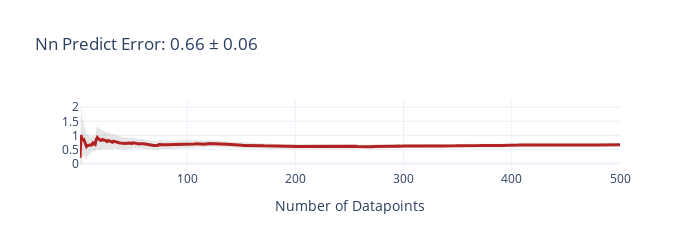
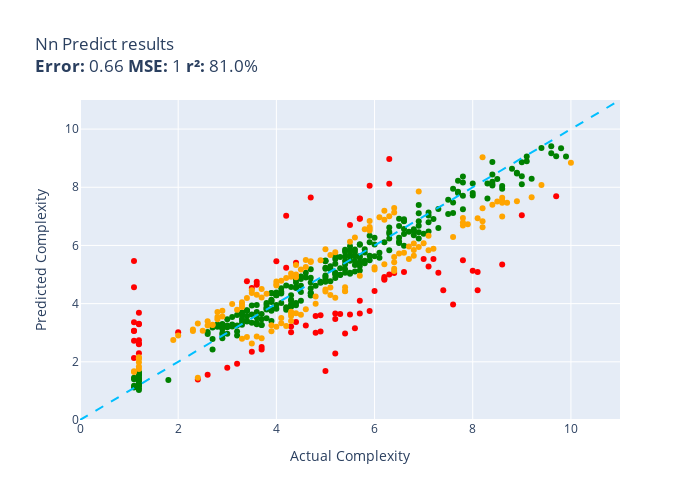

Source (notebook cell) for these figures, in order:
### Code cell
def nn_predict(data):
  model.eval()
  with torch.no_grad():
    input = normalise_features(data)['features']
    output = model(torch.tensor(input).float())
    return output[0].item()
  
evaluate(nn_predict, test_ds)

### Figure 1 — Plotly figure (JSON) as saved in the notebook; plotly's stock layout.template omitted (floating-point values rounded to 4 significant figures; data arrays with more than 128 entries replaced by an {"elided": "..."} marker saying what was removed)
{"data": [{"fill": "toself", "fillcolor": "rgba(128,128,128,0.2)", "hoverinfo": "skip", "line": {"color": "rgba(255,255,255,0)"}, "name": "95% CI", "showlegend": false, "type": "scatter", "x": {"elided": "1000 int values"}, "y": {"elided": "1000 float values"}}, {"customdata": {"elided": "500x1 float values"}, "hovertemplate": "n=%{x}<br>Avg Error=%{y:,.2f}<br>±95% CI=%{customdata[0]:,.2f}<extra></extra>", "line": {"color": "firebrick", "width": 3}, "mode": "lines", "name": "Cumulative Avg Error", "type": "scatter", "x": {"elided": "500 int values"}, "y": {"elided": "500 float values"}}], "layout": {"height": 250, "showlegend": false, "title": {"text": "Nn Predict Error: 0.66 ± 0.06"}, "width": 700, "xaxis": {"title": {"text": "Number of Datapoints"}}}}

### Figure 2 — Plotly figure (JSON) as saved in the notebook; plotly's stock layout.template omitted (floating-point values rounded to 4 significant figures; data arrays with more than 128 entries replaced by an {"elided": "..."} marker saying what was removed)
{"data": [{"customdata": {"elided": "286x1 str values"}, "hovertemplate": "%{customdata[0]}<extra></extra>", "legendgroup": "green", "marker": {"color": "green", "size": 6, "symbol": "circle"}, "mode": "markers", "name": "green", "orientation": "v", "showlegend": true, "type": "scatter", "x": {"elided": "286 float values"}, "xaxis": "x", "y": {"elided": "286 float values"}, "yaxis": "y"}, {"customdata": [["const processConfig = (config) => {\n    ...<br>Guess=8.1 Actual=6.3"], ["const checkGroup = (nodes) => {\n        ...<br>Guess=4.6 Actual=1.1"], ["(s) => {\r\n\t\t\ts = tinymce.trim(s);\r\n\r\n\t\t\t...<br>Guess=3.3 Actual=1.2"], ["(obj) => {\n        var pruned = {};\n    ...<br>Guess=1.4 Actual=2.4"], ["const is_crossDomain = (url) => {\n    va...<br>Guess=3.6 Actual=5.5"], ["const getWeight = (labels, labelWeight) ...<br>Guess=3.1 Actual=1.1"], ["const initClient = (client) => {\n  var w...<br>Guess=3.6 Actual=4.8"], ["(start, end, points, iMap, resultPolygon...<br>Guess=6.7 Actual=5.5"], ["const getFormatterResults = () => {\n    ...<br>Guess=3.3 Actual=1.2"], ["const _Markdown_formatOptions = (options...<br>Guess=2.5 Actual=3.7"], ["(config) => {\n            config = confi...<br>Guess=4.9 Actual=6.2"], ["const isKeyword = (id) => {\n        swit...<br>Guess=4.0 Actual=7.6"], ["const Decoder = () => {\n    var skip = 0...<br>Guess=5.2 Actual=4.2"], ["(value) => {\n        switch (values.type...<br>Guess=2.3 Actual=5.2"], ["(legend, item) => {\n\t\t\tvar spacing = leg...<br>Guess=5.1 Actual=7.3"], ["const buildViewAttribsSpecial = ( attNam...<br>Guess=7.7 Actual=9.7"], ["const isGlob = (candidate) => {\n  if (ty...<br>Guess=3.1 Actual=1.1"], ["const reducer = () => {\n    var state = ...<br>Guess=4.4 Actual=6.0"], ["( args, value, obj ) => {\n\t\targs    = ar...<br>Guess=3.2 Actual=5.6"], ["const tableFromMethods = (methodsArr) =>...<br>Guess=2.6 Actual=1.2"], ["() => {\n\n\t\tvar series = this,\n\t\t\toptions...<br>Guess=5.4 Actual=4.4"], ["const extractToText = (strings) => {\r\n\t\t...<br>Guess=5.3 Actual=8.6"], ["const init = (domainManager) => {\n    _d...<br>Guess=3.7 Actual=5.9"], ["(ul) => {\n    var prevLevel = {level: -1...<br>Guess=3.0 Actual=4.3"], ["const createAPIDoneHook = (done, ctx) =>...<br>Guess=3.6 Actual=4.9"], ["const prop = (dest, pd, src, isrc, ndflt...<br>Guess=5.1 Actual=8.0"], ["(inline) => {\n  var attrs;\n  switch (inl...<br>Guess=5.5 Actual=7.0"], ["(ax, ay, bx, by, cx, cy, dx, dy) => {\n  ...<br>Guess=8.1 Actual=5.9"], ["() => {\n      switch (this.type) {\n     ...<br>Guess=3.2 Actual=4.6"], ["const injectElementWithStyles = ( rule, ...<br>Guess=6.9 Actual=5.7"], ["() => {\n    this._super.apply(this, argu...<br>Guess=3.0 Actual=2.0"], ["const CleanValue = (config, value) => {\n...<br>Guess=7.0 Actual=9.0"], ["const processFiles = (bucket, key, trans...<br>Guess=2.3 Actual=1.2"], ["const reportCoverage = (cov) => {\n    //...<br>Guess=6.9 Actual=5.7"], ["( e, args, scope, warning ) => {\n\t\twarni...<br>Guess=3.0 Actual=4.8"], ["() => {\n\n            // Documented in de...<br>Guess=7.0 Actual=4.2"], ["const evaluateLatch = (resolver, options...<br>Guess=4.5 Actual=7.4"], ["const createContext = (params, onNext) =...<br>Guess=3.7 Actual=1.2"], ["const isNumericSubclass = ( t, t_min, t_...<br>Guess=7.7 Actual=4.7"], ["const updateJXcoreExtensionImport = (con...<br>Guess=4.5 Actual=3.5"], ["(walk) => {\n        if (this.emitText(wa...<br>Guess=4.6 Actual=3.6"], ["const dsStatement = (statement) => {\n  s...<br>Guess=3.0 Actual=5.4"], ["const negate = (m, dst) => {\n  dst = dst...<br>Guess=4.8 Actual=3.6"], ["const determineFreqCategories = () => {\n...<br>Guess=2.3 Actual=3.5"], ["const parseRegion = (input) => {\n       ...<br>Guess=4.1 Actual=5.7"], ["const clone = (c, wl, bl) => {\n\tvar cl =...<br>Guess=5.0 Actual=6.3"], ["(image, x, y, options) => {\n        var ...<br>Guess=5.5 Actual=4.0"], ["const recreateError = (err) => {\n\tconst ...<br>Guess=5.3 Actual=7.1"], ["(options) => {\n        _.isString(option...<br>Guess=5.1 Actual=8.1"], ["const Event = (eventConfig) => {\n       ...<br>Guess=3.6 Actual=5.3"], ["( ev, element ) => {\n\t\t\tvar isLeftButton...<br>Guess=1.7 Actual=5.0"], ["const BoxPosition = (obj) => {\n    var i...<br>Guess=5.1 Actual=6.4"], ["const logWrap = (level) => {\n    return ...<br>Guess=3.7 Actual=5.7"], ["const _createMethod = (definition, metho...<br>Guess=3.7 Actual=5.2"], ["const verifyMathExpressions = (expressio...<br>Guess=5.1 Actual=6.6"], ["const findIndexInSortedClosedIntervals =...<br>Guess=4.9 Actual=6.2"], ["const bidResponseAvailable = (bidRequest...<br>Guess=2.6 Actual=1.2"], ["const isConstant = (node, inBooleanPosit...<br>Guess=4.5 Actual=8.1"], ["const setAlignAttributeToTableCells = ($...<br>Guess=2.4 Actual=3.7"], ["(response, statusCode, statusText) => {\n...<br>Guess=2.7 Actual=1.1"], ["const getDestinations = (rootTree, locat...<br>Guess=2.1 Actual=1.1"], ["const pipeRunStep = () => {\n\t//Public AP...<br>Guess=2.7 Actual=1.2"], ["(date, value, period) => {\n        this....<br>Guess=3.2 Actual=4.3"], ["function preprocessCartForServer( {\n\tcou...<br>Guess=1.6 Actual=2.6"], ["const scriptLoader = (url, callback) => ...<br>Guess=1.8 Actual=3.0"], ["const generate = (targetPath, args) => {...<br>Guess=3.4 Actual=4.4"], ["const Peer = (options) => {\n  if (!(this...<br>Guess=9.0 Actual=6.3"], ["const parseBindings = (bindings) => {\n  ...<br>Guess=3.5 Actual=5.2"], ["const serialize = (root) => {\n        //...<br>Guess=3.4 Actual=1.1"], ["const validStore = (store) => {\r\n    ret...<br>Guess=3.0 Actual=4.9"], ["(event) => {\n    if (event && /^_(?:clic...<br>Guess=5.5 Actual=7.8"], ["(apiClient) => {\n    this.apiClient = ap...<br>Guess=4.8 Actual=3.4"], ["const countdown = () => {\n            va...<br>Guess=5.5 Actual=7.2"], ["(v) => {\n  var ots = Object.prototype.to...<br>Guess=4.8 Actual=6.2"], ["const importAll = (context) => {\n  const...<br>Guess=5.5 Actual=1.1"], ["const deepFreeze = (obj) => {\n    // if ...<br>Guess=1.9 Actual=3.2"]], "hovertemplate": "%{customdata[0]}<extra></extra>", "legendgroup": "red", "marker": {"color": "red", "size": 6, "symbol": "circle"}, "mode": "markers", "name": "red", "orientation": "v", "showlegend": true, "type": "scatter", "x": [6.3, 1.1, 1.2, 2.4, 5.5, 1.1, 4.8, 5.5, 1.2, 3.7, 6.2, 7.6, 4.2, 5.2, 7.3, 9.7, 1.1, 6.0, 5.6, 1.2, 4.4, 8.6, 5.9, 4.3, 4.9, 8.0, 7.0, 5.9, 4.6, 5.7, 2.0, 9.0, 1.2, 5.7, 4.8, 4.2, 7.4, 1.2, 4.7, 3.5, 3.6, 5.4, 3.6, 3.5, 5.7, 6.3, 4.0, 7.1, 8.1, 5.3, 5.0, 6.4, 5.7, 5.2, 6.6, 6.2, 1.2, 8.1, 3.7, 1.1, 1.1, 1.2, 4.3, 2.6, 3.0, 4.4, 6.3, 5.2, 1.1, 4.9, 7.8, 3.4, 7.2, 6.2, 1.1, 3.2], "xaxis": "x", "y": [8.121, 4.564, 3.29, 1.394, 3.623, 3.057, 3.575, 6.7, 3.313, 2.509, 4.856, 3.972, 5.236, 2.284, 5.063, 7.69, 3.069, 4.432, 3.154, 2.601, 5.403, 5.345, 3.743, 3.02, 3.6, 5.134, 5.535, 8.054, 3.248, 6.927, 3.019, 7.041, 2.298, 6.917, 2.995, 7.021, 4.46, 3.689, 7.65, 4.534, 4.649, 2.977, 4.752, 2.347, 4.103, 5.002, 5.461, 5.28, 5.09, 3.645, 1.686, 5.054, 3.662, 3.663, 5.086, 4.917, 2.628, 4.463, 2.421, 2.727, 2.133, 2.744, 3.213, 1.554, 1.792, 3.372, 8.972, 3.471, 3.362, 3.041, 5.492, 4.767, 5.534, 4.822, 5.463, 1.931], "yaxis": "y"}, {"customdata": {"elided": "138x1 str values"}, "hovertemplate": "%{customdata[0]}<extra></extra>", "legendgroup": "orange", "marker": {"color": "orange", "size": 6, "symbol": "circle"}, "mode": "markers", "name": "orange", "orientation": "v", "showlegend": true, "type": "scatter", "x": {"elided": "138 float values"}, "xaxis": "x", "y": {"elided": "138 float values"}, "yaxis": "y"}, {"hoverinfo": "skip", "line": {"color": "deepskyblue", "dash": "dash", "width": 2}, "mode": "lines", "name": "y = x", "showlegend": false, "type": "scatter", "x": [0, 11], "y": [0, 11]}], "layout": {"height": 500, "legend": {"title": {"text": "color"}, "tracegroupgap": 0}, "showlegend": false, "title": {"text": "Nn Predict results<br><b>Error:</b> 0.66 <b>MSE:</b> 1 <b>r²:</b> 81.0%"}, "width": 700, "xaxis": {"anchor": "y", "domain": [0, 1], "range": [0, 11], "title": {"text": "Actual Complexity"}}, "yaxis": {"anchor": "x", "domain": [0, 1], "range": [0, 11], "title": {"text": "Predicted Complexity"}}}}
